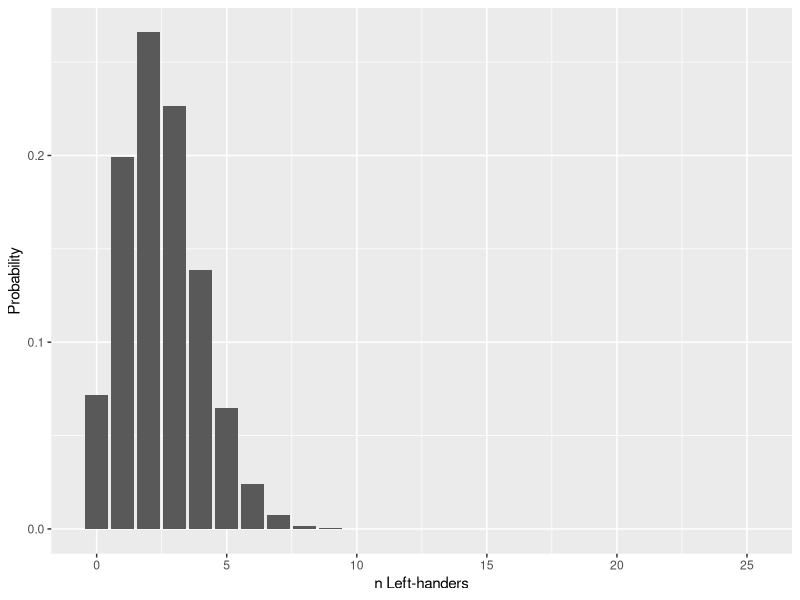
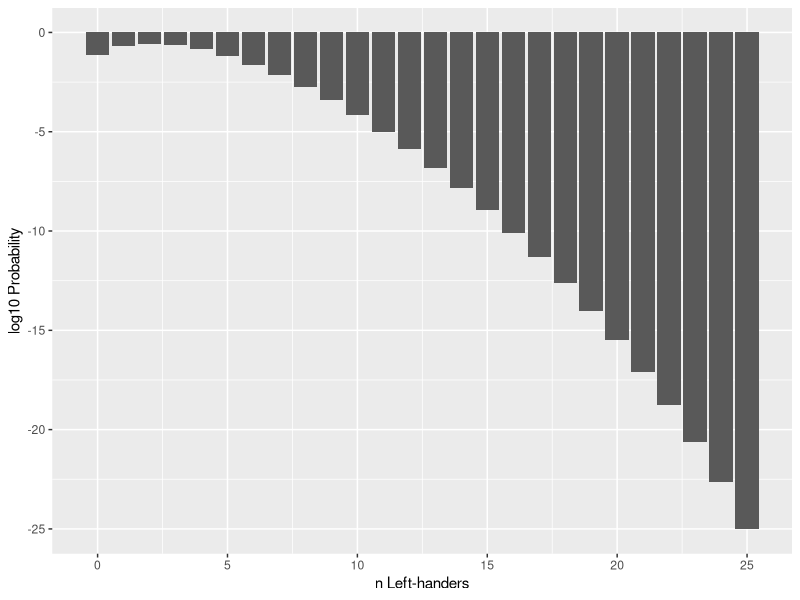

These figures' R source, in order:
## ---- chunk 1
library(tidyverse)
library(readxl)
library(cowplot)
## ---- chunk 2
# 2-pt conversion
431/913
## ---- chunk 3
# Extra point + overtime
(1131 / 1199) * (110 / 242)
## ---- chunk 4
# Odds
(431/913) / ((1131 / 1199) * (110 / 242))
## ---- chunk 5
dbinom(0, 25, prob = 0.1)
## ---- chunk 6
dbinom(1, 25, prob = 0.1)
## ---- chunk 7
sum(dbinom(1:25, 25, prob = 0.1))
## ---- chunk 8
M <- tibble(Lefties = 0:25,
            Probability = dbinom(0:25, 25, prob = 0.1))
ggplot(M, aes(Lefties, Probability)) + 
  geom_bar(stat = "identity") +
  labs(x = "n Left-handers") +
  scale_x_continuous(breaks = seq(0, 25, by = 5))
## ---- chunk 9
M <- tibble(Lefties = 0:25,
            Probability = dbinom(0:25, 25, prob = 0.1)) %>% 
  mutate(log_Prob = log10(Probability))
ggplot(M, aes(Lefties, log_Prob)) + 
  geom_bar(stat = "identity") +
  labs(x = "n Left-handers", y = "log10 Probability") +
  scale_x_continuous(breaks = seq(0, 25, by = 5))
## ---- chunk 10
choose(69, 5)
choose(26, 1)
## ---- chunk 11
choose(69, 5) * choose(26, 1)
## ---- chunk 12
(0.8 * 0.01) / ((0.8 * 0.01) + (0.1 * 0.99))
